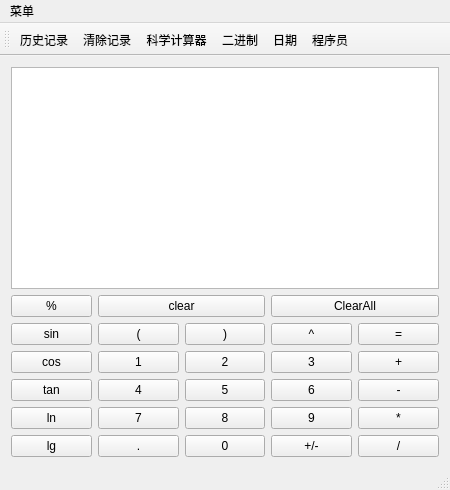
<?xml version="1.0" encoding="UTF-8"?>
<ui version="4.0">
 <class>MainWindow</class>
 <widget class="QMainWindow" name="MainWindow">
  <property name="geometry">
   <rect>
    <x>0</x>
    <y>0</y>
    <width>450</width>
    <height>490</height>
   </rect>
  </property>
  <property name="windowTitle">
   <string>Calculator_0827</string>
  </property>
  <widget class="QWidget" name="centralWidget">
   <layout class="QGridLayout" name="gridLayout">
    <item row="4" column="0">
     <widget class="QPushButton" name="tanBtn">
      <property name="text">
       <string>tan</string>
      </property>
     </widget>
    </item>
    <item row="5" column="3">
     <widget class="QPushButton" name="digitBtn9">
      <property name="text">
       <string>9</string>
      </property>
     </widget>
    </item>
    <item row="6" column="2">
     <widget class="QPushButton" name="digitBtn0">
      <property name="text">
       <string>0</string>
      </property>
     </widget>
    </item>
    <item row="2" column="3">
     <widget class="QPushButton" name="powBtn">
      <property name="text">
       <string>^</string>
      </property>
     </widget>
    </item>
    <item row="4" column="4">
     <widget class="QPushButton" name="substactionBtn">
      <property name="text">
       <string>-</string>
      </property>
     </widget>
    </item>
    <item row="4" column="1">
     <widget class="QPushButton" name="digitBtn4">
      <property name="text">
       <string>4</string>
      </property>
     </widget>
    </item>
    <item row="2" column="4">
     <widget class="QPushButton" name="equalBtn">
      <property name="text">
       <string>=</string>
      </property>
     </widget>
    </item>
    <item row="5" column="4">
     <widget class="QPushButton" name="multiplicationBtn">
      <property name="text">
       <string>*</string>
      </property>
     </widget>
    </item>
    <item row="6" column="3">
     <widget class="QPushButton" name="signBtn">
      <property name="text">
       <string>+/-</string>
      </property>
     </widget>
    </item>
    <item row="6" column="1">
     <widget class="QPushButton" name="pointBtn">
      <property name="text">
       <string>.</string>
      </property>
     </widget>
    </item>
    <item row="4" column="3">
     <widget class="QPushButton" name="digitBtn6">
      <property name="text">
       <string>6</string>
      </property>
     </widget>
    </item>
    <item row="3" column="2">
     <widget class="QPushButton" name="digitBtn2">
      <property name="text">
       <string>2</string>
      </property>
     </widget>
    </item>
    <item row="3" column="3">
     <widget class="QPushButton" name="digitBtn3">
      <property name="text">
       <string>3</string>
      </property>
     </widget>
    </item>
    <item row="6" column="4">
     <widget class="QPushButton" name="divisionBtn">
      <property name="text">
       <string>/</string>
      </property>
     </widget>
    </item>
    <item row="3" column="1">
     <widget class="QPushButton" name="digitBtn1">
      <property name="text">
       <string>1</string>
      </property>
     </widget>
    </item>
    <item row="3" column="0">
     <widget class="QPushButton" name="cosBtn">
      <property name="text">
       <string>cos</string>
      </property>
     </widget>
    </item>
    <item row="5" column="1">
     <widget class="QPushButton" name="digitBtn7">
      <property name="text">
       <string>7</string>
      </property>
     </widget>
    </item>
    <item row="5" column="0">
     <widget class="QPushButton" name="lnBtn">
      <property name="text">
       <string>ln</string>
      </property>
     </widget>
    </item>
    <item row="5" column="2">
     <widget class="QPushButton" name="digitBtn8">
      <property name="text">
       <string>8</string>
      </property>
     </widget>
    </item>
    <item row="4" column="2">
     <widget class="QPushButton" name="digitBtn5">
      <property name="text">
       <string>5</string>
      </property>
     </widget>
    </item>
    <item row="6" column="0">
     <widget class="QPushButton" name="lgBtn">
      <property name="text">
       <string>lg</string>
      </property>
     </widget>
    </item>
    <item row="3" column="4">
     <widget class="QPushButton" name="addBtn">
      <property name="text">
       <string>+</string>
      </property>
     </widget>
    </item>
    <item row="2" column="2">
     <widget class="QPushButton" name="rightBracketBtn">
      <property name="text">
       <string>)</string>
      </property>
     </widget>
    </item>
    <item row="2" column="1">
     <widget class="QPushButton" name="leftBracketBtn">
      <property name="text">
       <string>(</string>
      </property>
     </widget>
    </item>
    <item row="0" column="0" colspan="5">
     <widget class="QTextEdit" name="textEdit"/>
    </item>
    <item row="1" column="0">
     <widget class="QPushButton" name="percentBtn">
      <property name="text">
       <string>%</string>
      </property>
     </widget>
    </item>
    <item row="2" column="0">
     <widget class="QPushButton" name="sinBtn">
      <property name="text">
       <string>sin</string>
      </property>
     </widget>
    </item>
    <item row="1" column="1" colspan="2">
     <widget class="QPushButton" name="clearBtn">
      <property name="text">
       <string>clear</string>
      </property>
     </widget>
    </item>
    <item row="1" column="3" colspan="2">
     <widget class="QPushButton" name="ClearAllBtn">
      <property name="text">
       <string>ClearAll</string>
      </property>
     </widget>
    </item>
   </layout>
  </widget>
  <widget class="QMenuBar" name="menuBar">
   <property name="geometry">
    <rect>
     <x>0</x>
     <y>0</y>
     <width>450</width>
     <height>24</height>
    </rect>
   </property>
   <widget class="QMenu" name="menu">
    <property name="title">
     <string>菜单</string>
    </property>
    <addaction name="action_V"/>
    <addaction name="action"/>
    <addaction name="action_2"/>
    <addaction name="action_3"/>
    <addaction name="action_4"/>
   </widget>
   <addaction name="menu"/>
  </widget>
  <widget class="QToolBar" name="mainToolBar">
   <attribute name="toolBarArea">
    <enum>TopToolBarArea</enum>
   </attribute>
   <attribute name="toolBarBreak">
    <bool>false</bool>
   </attribute>
   <addaction name="action"/>
   <addaction name="action_2"/>
   <addaction name="action_3"/>
   <addaction name="action_4"/>
   <addaction name="action_5"/>
   <addaction name="action_6"/>
  </widget>
  <widget class="QStatusBar" name="statusBar"/>
  <action name="action_V">
   <property name="text">
    <string>粘贴 &amp; Ctrl+V</string>
   </property>
  </action>
  <action name="action">
   <property name="text">
    <string>历史记录</string>
   </property>
  </action>
  <action name="action_2">
   <property name="text">
    <string>清除记录</string>
   </property>
  </action>
  <action name="action_3">
   <property name="checkable">
    <bool>true</bool>
   </property>
   <property name="text">
    <string>科学计算器</string>
   </property>
  </action>
  <action name="action_4">
   <property name="text">
    <string>二进制</string>
   </property>
   <property name="toolTip">
    <string>二进制</string>
   </property>
  </action>
  <action name="action_5">
   <property name="text">
    <string>日期</string>
   </property>
   <property name="toolTip">
    <string>日期</string>
   </property>
   <property name="menuRole">
    <enum>QAction::TextHeuristicRole</enum>
   </property>
  </action>
  <action name="action_6">
   <property name="text">
    <string>程序员</string>
   </property>
   <property name="toolTip">
    <string>程序员</string>
   </property>
   <property name="menuRole">
    <enum>QAction::TextHeuristicRole</enum>
   </property>
  </action>
 </widget>
 <layoutdefault spacing="6" margin="11"/>
 <resources/>
 <connections/>
</ui>
